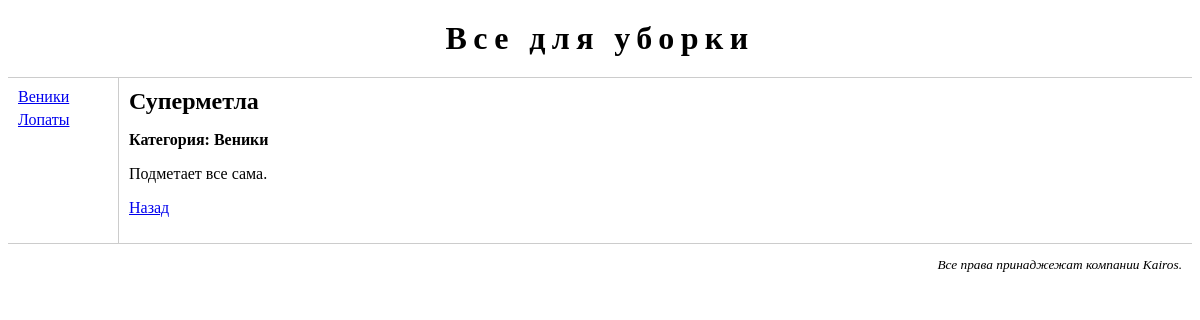
Page /goods/good/1/ on the earlier database version.
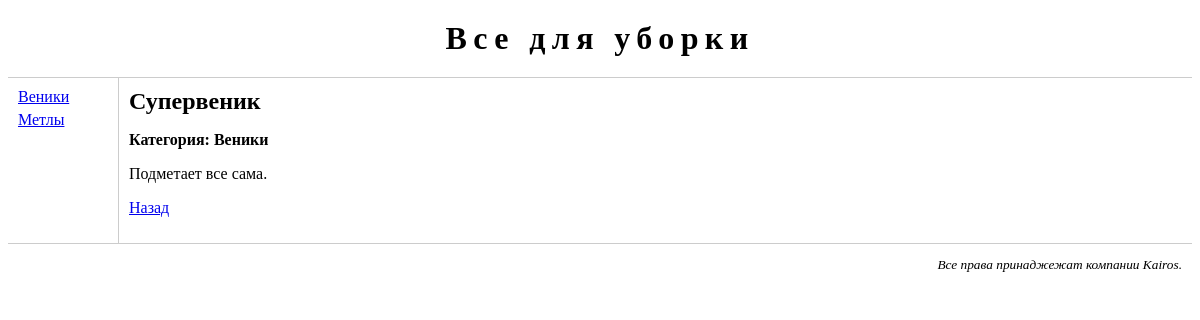
Same page on the later database version.
### page/models.py (models this page shows, shortened)
class Category(models.Model):
	name = models.CharField('Название категории', max_length = 30, unique = True)
	description = models.TextField('Описание', blank = True)
	class Meta:
		verbose_name = "категория"
		verbose_name_plural = "категории"

class Good(models.Model):
	name = models.CharField('Наименование товара', max_length = 50, unique = True)
	description = models.TextField('Описание')
	in_stock = models.BooleanField(default = True, db_index = True)
	category = models.ForeignKey(Category, null = True, blank = True, on_delete = models.SET_NULL)
	price = models.PositiveIntegerField(null = False, blank = False)
	class Meta:
		ordering = ["-price", "name"]
		unique_together = ("category", "name", "price")
		verbose_name = "товар"
		verbose_name_plural = "товары"

### page/views.py (the view)
# urls.py: url(r'^good/(?P<good_id>\d+)/$', views.good, name = "good"),
def good(request, good_id):
	cats = Category.objects.all().order_by("name")
	try:
		good = Good.objects.get(pk = good_id)
	except Good.DoesNotExist:
		raise Http404("Страница не найдена ухахаха!")
	return render(request, "page/good.html", {"cats": cats, "good": good})

### page/templates/page/good.html (shortened to what this page needs)
{% extends "page/base.html" %}
{% block main %}
	<h2>{{ good.name }}</h2>
	<p class="category">Категория: {{ good.category.name }}</p>
	<p>{{ good.description|linebreaksbr }}</p>
	<p><a href="/good/{{ good.category.id }}/"> Назад </a></p>
{% endblock %}

### page/templates/page/base.html (shortened to what this page needs)
{% load staticfiles %}
<!DOCTYPE html>
<html>
	<head>
		<link rel="stylesheet" type="text/css" href="{% static "page/main.css"%}">
	</head>
	<body>
		<div id="header">
			<h1>Все для уборки</h1>
		</div>
		<div id="leftmenu">
			<ul>
				{% for cat in cats %}
					<li>
						{% url 'page:index' cat_id=cat.id as cat_url %}
						<a href = "{{ cat_url }}">{{ cat.name }}</a>
					</li>
				{% endfor %}
			</ul>
		</div>
		<div id="main">
			{% block main %}
			{% endblock %}
		</div>
		<div id="footer">
			<p>Все права принаджежат компании Kairos.</p>
		</div>
	</body>
</html>

Differences in the rows shown:
removed Category: name "Лопаты"
added Category: name "Метлы"
changed Good "Подметает все сама.": name "Суперметла" → "Супервеник"
